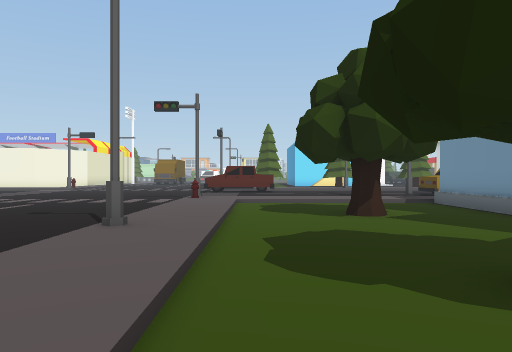
[1] (above)

23 first-person views from a walk through a Unity game level. The camera is 1.4 m above the floor, looks level and sees 70° across. The floor is counted in squares, 2 m on a side. Each view is taken from the middle of a square. On the plan, view 1 faces up. The plan holds only what a view shows up to about 11 squares ahead; the rest is blank. The place goes on beyond the plan. The player character is not drawn.

[2]
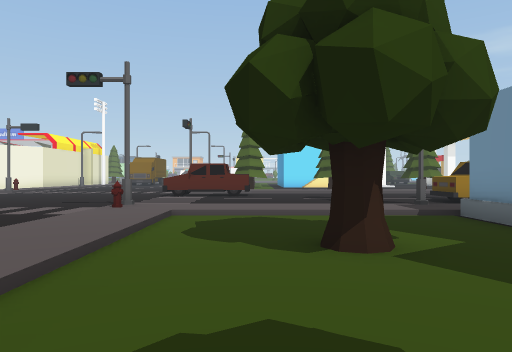

[3]
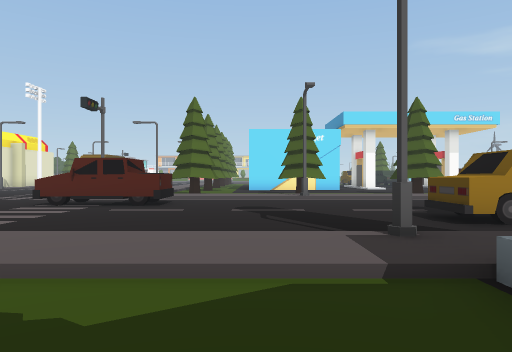

[4]
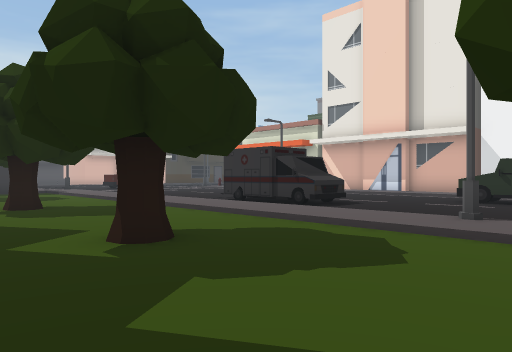

[5]
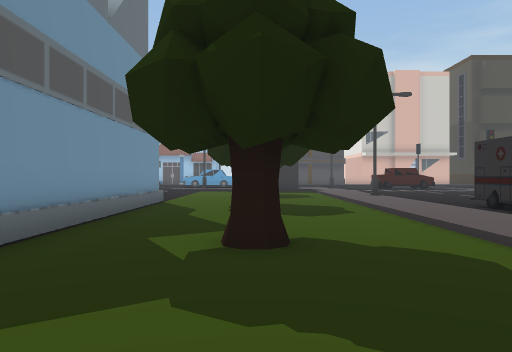

[6]
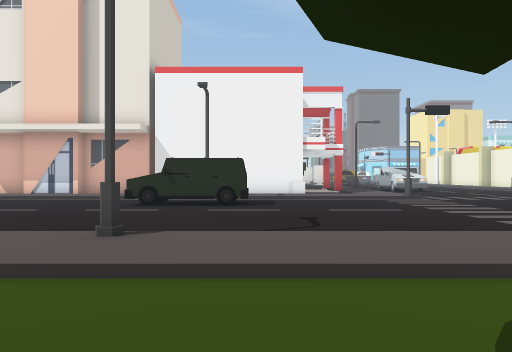

[7]
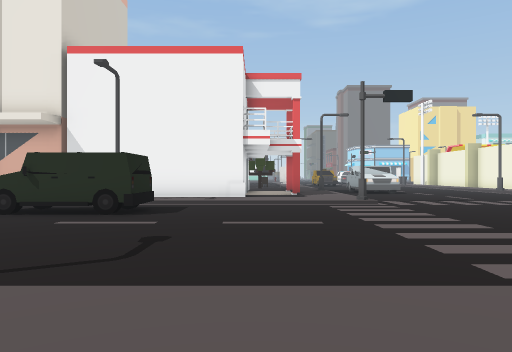

[8]
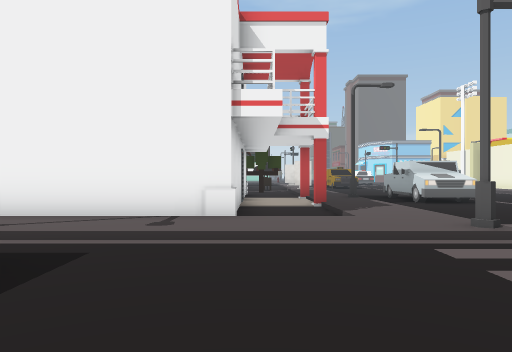

[9]
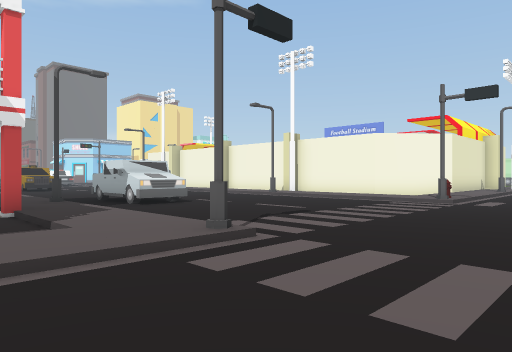

[10]
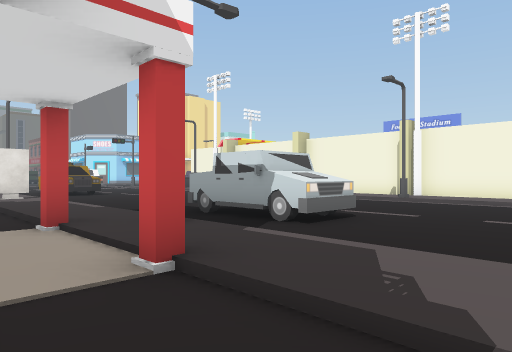

[11]
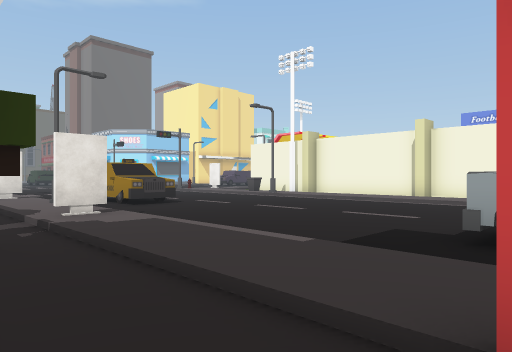

[12]
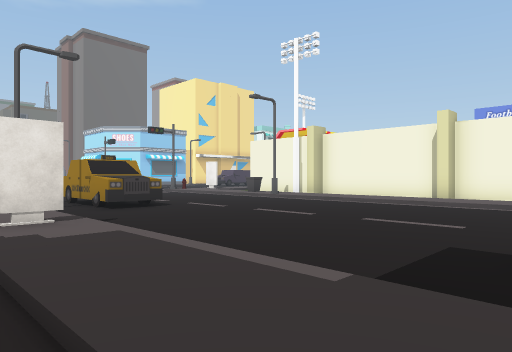

[13]
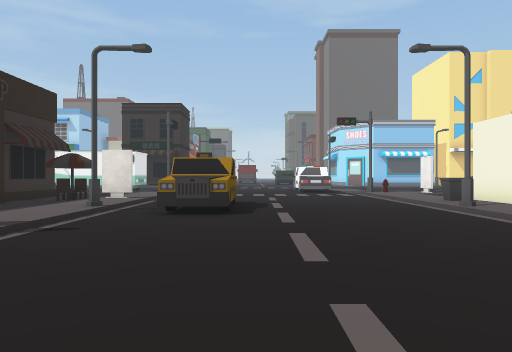

[14]
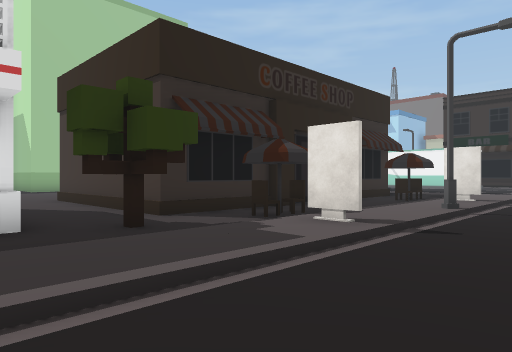

[15]
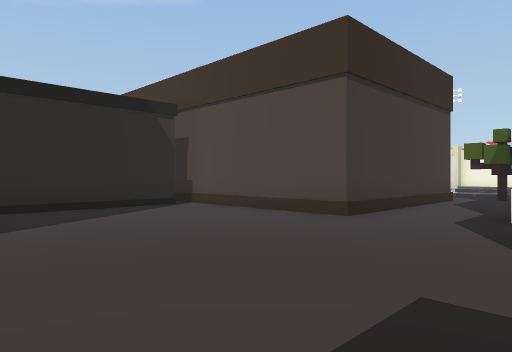

[16]
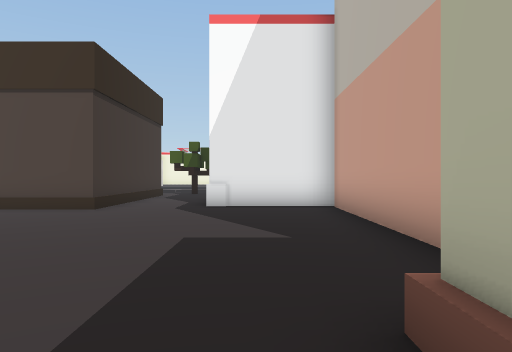

[17]
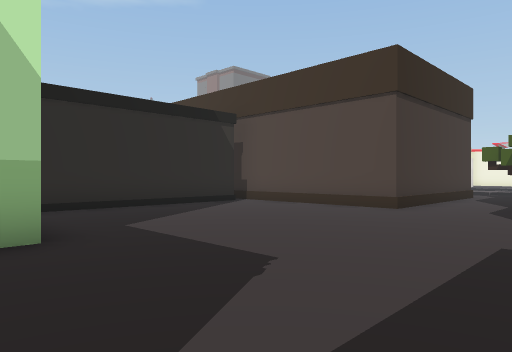

[18]
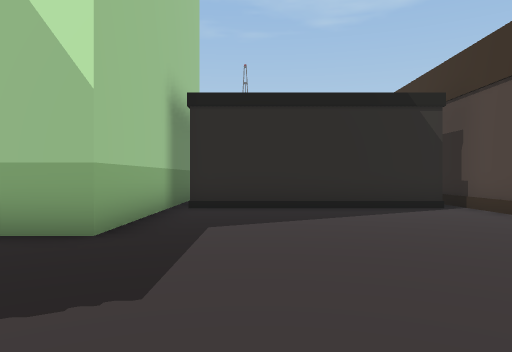

[19]
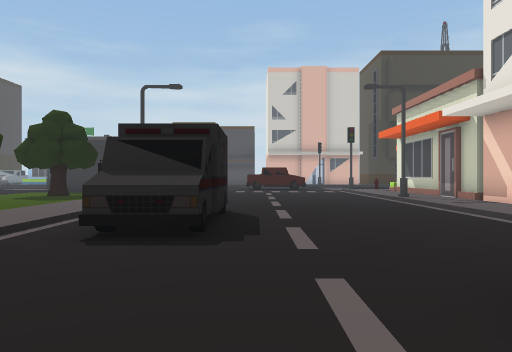

[20]
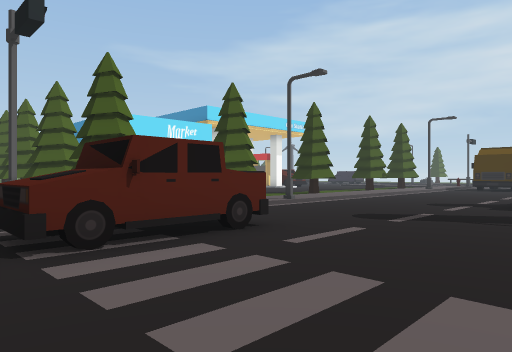

[21]
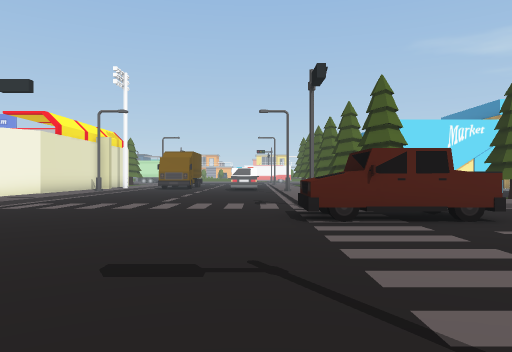

[22]
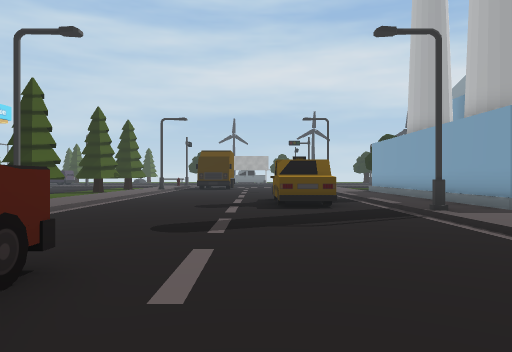

[23]
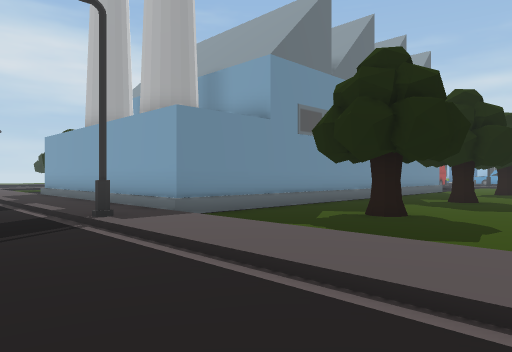

### Floor plan
Key: @ floor where view 1 was taken; # wall or solid block; . main floor; : floor 0.25 m higher than the main floor; / step, stairs or slope; S streetlight; H hydrant; B building; T tree; R truck; O other object.
Columns run from 29 left of view 1 to 9 right of it. Each row starts with its distance up from view 1.
 21 ###      ##    ##  :/....../ TT  TT  TT
 20         #          :/....../ TT  TT   T
 19 ::O:: :::::   ::: ::O....../    :::::::
 18 ////S//////  /S//////......//////S/////
 17 ............ ..............RRR.........
 16 ............ ..............RRRR........
 15 ............ ..........................
 14 .......................................
 13  .OOO.......  RR...................OOO
 12   OOO.......RRR....................OO
 11 ////S/////////S/////#......//////S/////
 10 :O:::::O:::::#:#::::/......H:::::::::::
  9 O.....O..T.........:/....../:.....BBBBB
  8 .........T.. ......:/....../:.....BBB
  7 ########..#   #####:/....../:..T..BBBB
  6        #..        #:/.O..../:.....BBBB
  5        #..        #:SOO....S:.....BBB
  4        #..        #:/OO..../:.....BB
  3        #..####       OO..../:.....B
  2   ######.....B    B /....../:..T..B
  1    #.........B    B /....OO/:.....B
  0    #.........B    B /....OO/:@....B
 -1    #.........B      /....OO/:.....B
 -2    #.........B    B:/....OO/:.....B
 -3    #.........     B:/....../:..T..B
 -4    #.........     B:/....../:.....B
 -5 BBBBBBB.....B     B:S......S:......
 -6       B... .      B:/.....   ...

Where each view was taken, in squares from view 1:
view 1: 0 up, 0 right, facing up
view 2: 3 up, 1 right, facing up
view 3: 7 up, 3 right, facing up
view 4: 6 up, 4 right, facing down-left
view 5: 6 up, 2 right, facing down
view 6: 6 up, 2 right, facing left
view 7: 8 up, 0 right, facing left
view 8: 8 up, 5 left, facing left
view 9: 8 up, 6 left, facing up-left
view 10: 8 up, 11 left, facing up-left
view 11: 8 up, 16 left, facing up-left
view 12: 9 up, 17 left, facing up-left
view 13: 14 up, 18 left, facing left
view 14: 13 up, 18 left, facing down-left
view 15: 4 down, 18 left, facing up-left
view 16: 6 down, 18 left, facing up
view 17: 6 down, 18 left, facing up-left
view 18: 3 down, 18 left, facing left
view 19: 5 up, 5 left, facing down
view 20: 12 up, 3 left, facing up-right
view 21: 10 up, 3 left, facing up
view 22: 14 up, 2 left, facing right
view 23: 13 up, 1 left, facing down-right
